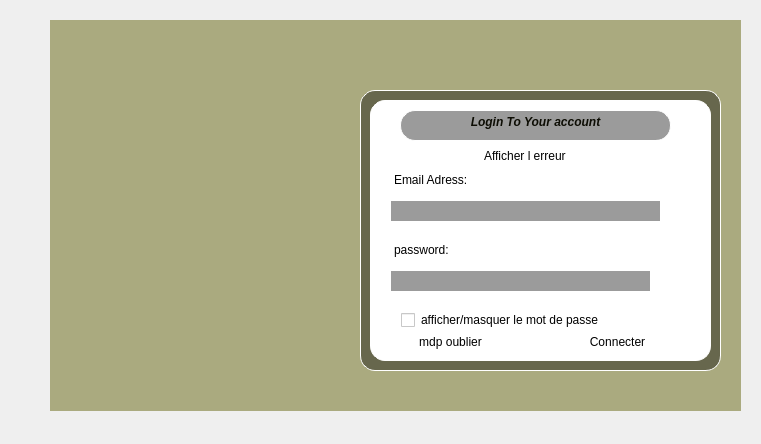
<?xml version="1.0" encoding="UTF-8"?>
<ui version="4.0">
 <class>LoginForm</class>
 <widget class="QWidget" name="LoginForm">
  <property name="geometry">
   <rect>
    <x>0</x>
    <y>0</y>
    <width>761</width>
    <height>444</height>
   </rect>
  </property>
  <property name="windowTitle">
   <string>Form</string>
  </property>
  <property name="styleSheet">
   <string notr="true"/>
  </property>
  <widget class="QWidget" name="widget" native="true">
   <property name="geometry">
    <rect>
     <x>50</x>
     <y>20</y>
     <width>691</width>
     <height>391</height>
    </rect>
   </property>
   <property name="styleSheet">
    <string notr="true">background-color: rgb(170, 170, 127);</string>
   </property>
   <widget class="QWidget" name="widget_6" native="true">
    <property name="geometry">
     <rect>
      <x>310</x>
      <y>70</y>
      <width>361</width>
      <height>281</height>
     </rect>
    </property>
    <property name="styleSheet">
     <string notr="true">background-color:rgba(0, 0, 0, 100);
border-radius:15px;
 border: 1px solid #ffffff; </string>
    </property>
    <widget class="QFrame" name="frame">
     <property name="geometry">
      <rect>
       <x>10</x>
       <y>10</y>
       <width>341</width>
       <height>261</height>
      </rect>
     </property>
     <property name="styleSheet">
      <string notr="true">background-color:rgb(255, 255, 255);
border-radius:15px;
 border: 1px solid #ffffff; </string>
     </property>
     <property name="frameShape">
      <enum>QFrame::Shape::NoFrame</enum>
     </property>
     <widget class="QTextBrowser" name="textBrowser">
      <property name="geometry">
       <rect>
        <x>30</x>
        <y>10</y>
        <width>271</width>
        <height>31</height>
       </rect>
      </property>
      <property name="styleSheet">
       <string notr="true">background-color:rgba(0, 0, 0, 100);
border-radius:15px;
 border: 1px solid #ffffff; </string>
      </property>
      <property name="html">
       <string>&lt;!DOCTYPE HTML PUBLIC &quot;-//W3C//DTD HTML 4.0//EN&quot; &quot;http://www.w3.org/TR/REC-html40/strict.dtd&quot;&gt;
&lt;html&gt;&lt;head&gt;&lt;meta name=&quot;qrichtext&quot; content=&quot;1&quot; /&gt;&lt;meta charset=&quot;utf-8&quot; /&gt;&lt;style type=&quot;text/css&quot;&gt;
p, li { white-space: pre-wrap; }
hr { height: 1px; border-width: 0; }
li.unchecked::marker { content: &quot;\2610&quot;; }
li.checked::marker { content: &quot;\2612&quot;; }
&lt;/style&gt;&lt;/head&gt;&lt;body style=&quot; font-family:'Segoe UI'; font-size:9pt; font-weight:400; font-style:normal;&quot;&gt;
&lt;p align=&quot;center&quot; style=&quot; margin-top:0px; margin-bottom:0px; margin-left:0px; margin-right:0px; -qt-block-indent:0; text-indent:0px;&quot;&gt;&lt;span style=&quot; font-weight:700; font-style:italic; color:#0d0d04;&quot;&gt;Login To Your account&lt;/span&gt;&lt;/p&gt;&lt;/body&gt;&lt;/html&gt;</string>
      </property>
     </widget>
     <widget class="QLabel" name="emailLineEdit">
      <property name="geometry">
       <rect>
        <x>20</x>
        <y>70</y>
        <width>101</width>
        <height>20</height>
       </rect>
      </property>
      <property name="text">
       <string>Email Adress:</string>
      </property>
     </widget>
     <widget class="QLabel" name="passwordLineEdit">
      <property name="geometry">
       <rect>
        <x>20</x>
        <y>140</y>
        <width>81</width>
        <height>20</height>
       </rect>
      </property>
      <property name="text">
       <string>password:</string>
      </property>
     </widget>
     <widget class="QCheckBox" name="checkBoxShowPassword">
      <property name="geometry">
       <rect>
        <x>30</x>
        <y>210</y>
        <width>201</width>
        <height>20</height>
       </rect>
      </property>
      <property name="text">
       <string>afficher/masquer le mot de passe</string>
      </property>
     </widget>
     <widget class="QPushButton" name="btnLogin">
      <property name="geometry">
       <rect>
        <x>210</x>
        <y>230</y>
        <width>75</width>
        <height>24</height>
       </rect>
      </property>
      <property name="text">
       <string>Connecter</string>
      </property>
     </widget>
     <widget class="QLabel" name="labelMessage">
      <property name="geometry">
       <rect>
        <x>110</x>
        <y>40</y>
        <width>221</width>
        <height>31</height>
       </rect>
      </property>
      <property name="text">
       <string>Afficher l erreur</string>
      </property>
     </widget>
     <widget class="QLineEdit" name="lineEditEmail">
      <property name="geometry">
       <rect>
        <x>20</x>
        <y>100</y>
        <width>271</width>
        <height>22</height>
       </rect>
      </property>
      <property name="styleSheet">
       <string notr="true">background-color:rgba(0, 0, 0, 100);
border-radius:15px;
 border: 1px solid #ffffff; </string>
      </property>
     </widget>
     <widget class="QLineEdit" name="lineEditMdp">
      <property name="geometry">
       <rect>
        <x>20</x>
        <y>170</y>
        <width>261</width>
        <height>22</height>
       </rect>
      </property>
      <property name="styleSheet">
       <string notr="true">background-color:rgba(0, 0, 0, 100);
border-radius:15px;
 border: 1px solid #ffffff; </string>
      </property>
     </widget>
     <widget class="QPushButton" name="pushButton">
      <property name="geometry">
       <rect>
        <x>30</x>
        <y>230</y>
        <width>101</width>
        <height>24</height>
       </rect>
      </property>
      <property name="text">
       <string>mdp oublier</string>
      </property>
     </widget>
    </widget>
   </widget>
  </widget>
 </widget>
 <resources/>
 <connections/>
</ui>
